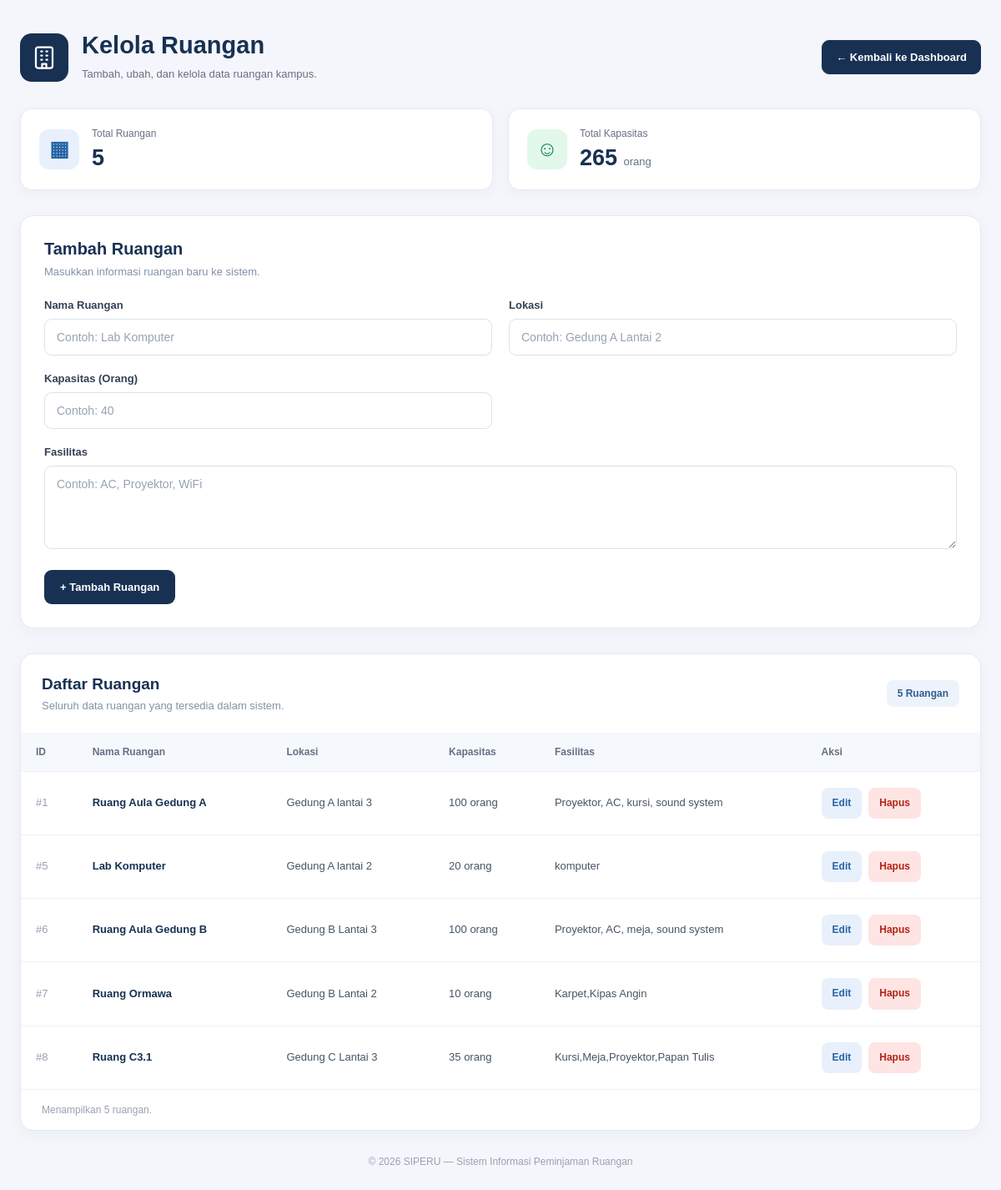
Page /ruangan.php (signed in) on the committed database.
### tables this page shows
CREATE TABLE `ruangan` (
  `id_ruangan` int(11) NOT NULL,
  `nama_ruangan` varchar(100) NOT NULL,
  `lokasi` varchar(150) NOT NULL,
  `kapasitas` int(11) NOT NULL,
  `fasilitas` text NOT NULL
);

### ruangan.php (the view, shortened to what this page needs)
<?php
require_once __DIR__ . "/../koneksi.php";
function aman($nilai) {
    return htmlspecialchars(
        (string) $nilai,
        ENT_QUOTES,
        "UTF-8"
    );
}
$edit = null;
$ruangan = $koneksi->query(
    "SELECT * FROM ruangan ORDER BY id_ruangan ASC"
)->fetchAll(PDO::FETCH_ASSOC);
$totalRuangan = count($ruangan);
$totalKapasitas = 0;
foreach ($ruangan as $r) {
    $totalKapasitas += (int) $r["kapasitas"];
}
?>
<!DOCTYPE html>
<html lang="id">
<head>
    <link rel="stylesheet"
          href="../assets/css/ruangan-admin.css">
</head>
<body>
<div class="page-container">
    <header class="page-header">
        <div class="header-content">
            <div class="header-icon">
                <svg xmlns="http://www.w3.org/2000/svg"
                     width="30" height="30"
                     viewBox="0 0 24 24"
                     fill="none"
                     stroke="currentColor"
                     stroke-width="1.8"
                     stroke-linecap="round"
                     stroke-linejoin="round">
                    <rect x="4" y="2"
                          width="16" height="20"
                          rx="2"/>
                    <path d="M9 6h1M14 6h1
                             M9 10h1M14 10h1
                             M9 14h1M14 14h1"/>
                    <path d="M10 22v-4h4v4"/>
                </svg>
            </div>
            <div>
                <h1>Kelola Ruangan</h1>
                <p>
                    Tambah, ubah, dan kelola
                    data ruangan kampus.
                </p>
            </div>
        </div>
        <a href="dashboard.php"
           class="back-button">
            &larr; Kembali ke Dashboard
        </a>
    </header>
    <section class="summary-grid">
        <div class="summary-card">
            <div class="summary-icon room-icon">
                &#9638;
            </div>
            <div>
                <p>Total Ruangan</p>
                <h2><?= $totalRuangan ?></h2>
            </div>
        </div>
        <div class="summary-card">
            <div class="summary-icon capacity-icon">
                &#9786;
            </div>
            <div>
                <p>Total Kapasitas</p>
                <h2><?= $totalKapasitas ?> <small>orang</small></h2>
            </div>
        </div>
    </section>
    <section class="form-card">
        <div class="section-heading">
            <h2>
                <?= $edit ? "Edit Ruangan" : "Tambah Ruangan" ?>
            </h2>
            <p>
                <?= $edit
                    ? "Perbarui informasi ruangan yang dipilih."
                    : "Masukkan informasi ruangan baru ke sistem."
                ?>
            </p>
        </div>
        <form method="POST" class="room-form">
            <div class="form-grid">
                <div class="form-group">
                    <label for="nama_ruangan">
                        Nama Ruangan
                    </label>
                    <input type="text"
                           id="nama_ruangan"
                           name="nama_ruangan"
                           placeholder="Contoh: Lab Komputer"
                           maxlength="100"
                           required
                           value="<?= aman($edit["nama_ruangan"] ?? "") ?>">
                </div>
                <div class="form-group">
                    <label for="lokasi">
                        Lokasi
                    </label>
                    <input type="text"
                           id="lokasi"
                           name="lokasi"
                           placeholder="Contoh: Gedung A Lantai 2"
                           maxlength="150"
                           required
                           value="<?= aman($edit["lokasi"] ?? "") ?>">
                </div>
                <div class="form-group">
                    <label for="kapasitas">
                        Kapasitas (Orang)
                    </label>
                    <input type="number"
                           id="kapasitas"
                           name="kapasitas"
                           min="1"
                           placeholder="Contoh: 40"
                           required
                           value="<?= aman($edit["kapasitas"] ?? "") ?>">
                </div>
                <div class="form-group full-width">
                    <label for="fasilitas">
                        Fasilitas
                    </label>
                    <textarea id="fasilitas"
                              name="fasilitas"
                              rows="3"
                              placeholder="Contoh: AC, Proyektor, WiFi"><?= aman($edit["fasilitas"] ?? "") ?></textarea>
                </div>
            </div>
            <div class="form-actions">
                <button type="submit"
                        class="primary-button">
                    <?= $edit
                        ? "Simpan Perubahan"
                        : "+ Tambah Ruangan"
                    ?>
                </button>
            </div>
        </form>
    </section>
    <section class="history-card">
        <div class="history-heading">
            <div>
                <h2>Daftar Ruangan</h2>
                <p>
                    Seluruh data ruangan
                    yang tersedia dalam sistem.
                </p>
            </div>
            <span class="total-label">
                <?= $totalRuangan ?> Ruangan
            </span>
        </div>
        <div class="table-wrapper">
            <table>
                <thead>
                    <tr>
                        <th>ID</th>
                        <th>Nama Ruangan</th>
                        <th>Lokasi</th>
                        <th>Kapasitas</th>
                        <th>Fasilitas</th>
                        <th>Aksi</th>
                    </tr>
                </thead>
                <tbody>
                <?php if (empty($ruangan)): ?>
                    <tr>
                        <td colspan="6"
                            class="empty-state">
                            <h3>Belum Ada Ruangan</h3>
                            <p>
                                Tambahkan ruangan pertama
                                menggunakan formulir di atas.
                            </p>
                        </td>
                    </tr>
                <?php else: ?>
                    <?php foreach ($ruangan as $r): ?>
                        <tr>
                            <td class="number-cell">
                                #<?= (int) $r["id_ruangan"] ?>
                            </td>
                            <td>
                                <strong class="room-name">
                                    <?= aman($r["nama_ruangan"]) ?>
                                </strong>
                            </td>
                            <td>
                                <?= aman($r["lokasi"]) ?>
                            </td>
                            <td>
                                <?= (int) $r["kapasitas"] ?>
                                orang
                            </td>
                            <td class="facility-cell">
                                <?= aman($r["fasilitas"]) ?>
                            </td>
                            <td>
                                <div class="table-actions">
                                    <a href="ruangan.php?edit=<?= (int) $r["id_ruangan"] ?>"
                                       class="edit-button">
                                        Edit
                                    </a>
                                    <a href="ruangan.php?hapus=<?= (int) $r["id_ruangan"] ?>"
                                       class="delete-button">
                                        Hapus
                                    </a>
                                </div>
                            </td>
                        </tr>
                    <?php endforeach; ?>
                <?php endif; ?>
                </tbody>
            </table>
        </div>
        <div class="table-footer">
            Menampilkan <?= $totalRuangan ?> ruangan.
        </div>
    </section>
    <footer class="footer">
        &copy; 2026 SIPERU —
        Sistem Informasi Peminjaman Ruangan
    </footer>
</div>
</body>
</html>

### rows in the picture
ruangan: id_ruangan "1", nama_ruangan "Ruang Aula Gedung A", lokasi "Gedung A lantai 3", kapasitas "100", fasilitas "Proyektor, AC, kursi, sound system"
ruangan: id_ruangan "5", nama_ruangan "Lab Komputer", lokasi "Gedung A lantai 2", kapasitas "20", fasilitas "komputer"
ruangan: id_ruangan "6", nama_ruangan "Ruang Aula Gedung B", lokasi "Gedung B Lantai 3", kapasitas "100", fasilitas "Proyektor, AC, meja, sound system"
ruangan: id_ruangan "7", nama_ruangan "Ruang Ormawa", lokasi "Gedung B Lantai 2", kapasitas "10", fasilitas "Karpet,Kipas Angin"
ruangan: id_ruangan "8", nama_ruangan "Ruang C3.1", lokasi "Gedung C Lantai 3", kapasitas "35", fasilitas "Kursi,Meja,Proyektor,Papan Tulis"

### other values in the picture
$totalRuangan "5"
$totalKapasitas "265"
